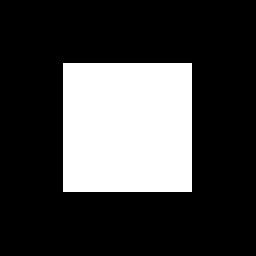
%> input picture 00_Homework/冯波7220180157_控制工程2018习题三/Matlab_project/图片1.jpg, 256 x 256 px
$ octave fft.m   (GNU Octave 9; MATLAB toolbox functions it lacks are replaced by stand-ins)
%> lines starting %> are read from the running program, lines starting %| are printed output that depends on the picture
close all
f_1 = imread('图片1.jpg');
%> f_1 is the input picture: size 256x256x3 uint8; min 0, max 255, mean 64.8
figure();
subplot(2,3,1),imshow(f_1),title('原图一');
f = im2double(f_1)
%f1 = rgb2gray(
fft_f1 = fft2(f);
fft_s = abs(fft_f1);
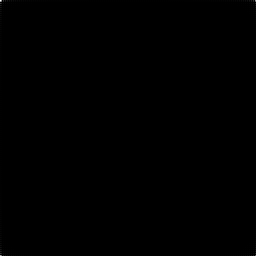
%> fft_s: size 256x256x3 double; min 0.00382, max 16647.7, mean 7.8; drawn with min black and max white
subplot(2,3,2),imshow(im2uint8(mat2gray(log(1+fft_s)))),title('原图一傅里叶');
%> after `imshow(im2uint8(mat2gray(log(1+fft_s))))`:
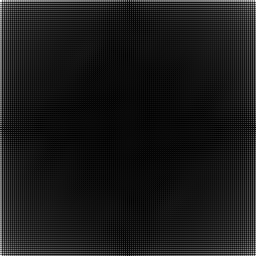
%> displayed picture: size 256x256x3, on the screen's scale of 0 to 255; min 0, max 255, mean 24.7
fc = fftshift(fft_f1);
fc_s = abs(fc);
subplot(2,3,3),imshow(im2uint8(mat2gray(log(1+fc_s)))),title('原图一傅里叶中心化');
%> after `imshow(im2uint8(mat2gray(log(1+fc_s))))`:
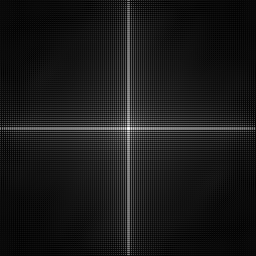
%> displayed picture: size 256x256x3, on the screen's scale of 0 to 255; min 0, max 255, mean 24.7; mean of the top-left, top-right, bottom-left and bottom-right quarters 23.8, 24.8, 24.8, 25.5

f_2 = imread('图片2.jpg');
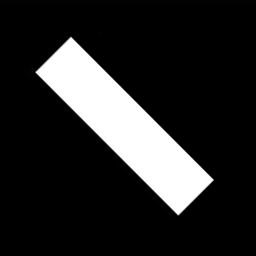
%> input picture 00_Homework/冯波7220180157_控制工程2018习题三/Matlab_project/图片2.jpg, 256 x 256 px
%> f_2 is the input picture: size 256x256x3 uint8; min 0, max 255, mean 39.6
subplot(2,3,4),imshow(f_2),title('原图一');
f2 = im2double(f_2)
%f1 = rgb2gray(
fft_f2 = fft2(f2);
fft_s2 = abs(fft_f2);
subplot(2,3,5),imshow(im2uint8(mat2gray(log(1+fft_s2)))),title('原图一傅里叶');
%> after `imshow(im2uint8(mat2gray(log(1+fft_s2))))`:
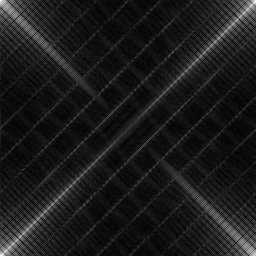
%> displayed picture: size 256x256x3, on the screen's scale of 0 to 255; min 0, max 255, mean 27
fc2 = fftshift(fft_f2);
fc_s2 = abs(fc2);
subplot(2,3,6),imshow(im2uint8(mat2gray(log(1+fc_s2)))),title('原图一傅里叶中心化');
%> after `imshow(im2uint8(mat2gray(log(1+fc_s2))))`:
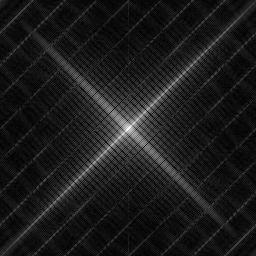
%> displayed picture: size 256x256x3, on the screen's scale of 0 to 255; min 0, max 255, mean 27; mean of the top-left, top-right, bottom-left and bottom-right quarters 26, 27.8, 27.7, 26.4
